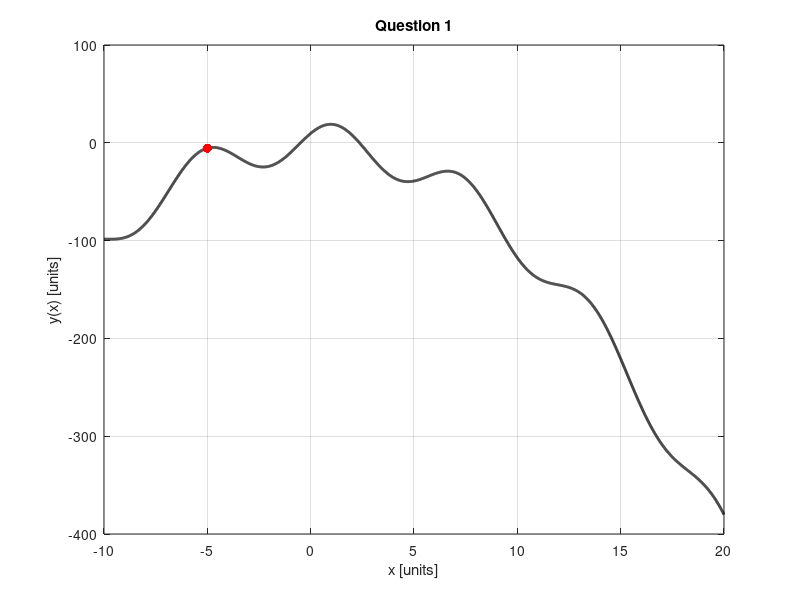

The MATLAB script that drew this image:
t = [-10:0.01:20];

a = -1*(t).^2+20*sin(t+0.5);

x = -5;
b = -1*(x).^2+20*sin(x+0.5);

plot(t,a, 'k-', 'LineWidth', 2)
hold on
plot(x,b, 'r.', 'LineWidth', 2, 'MarkerSize', 20)
xlabel('x [units]')
ylabel('y(x) [units]')
title('Question 1')
grid on